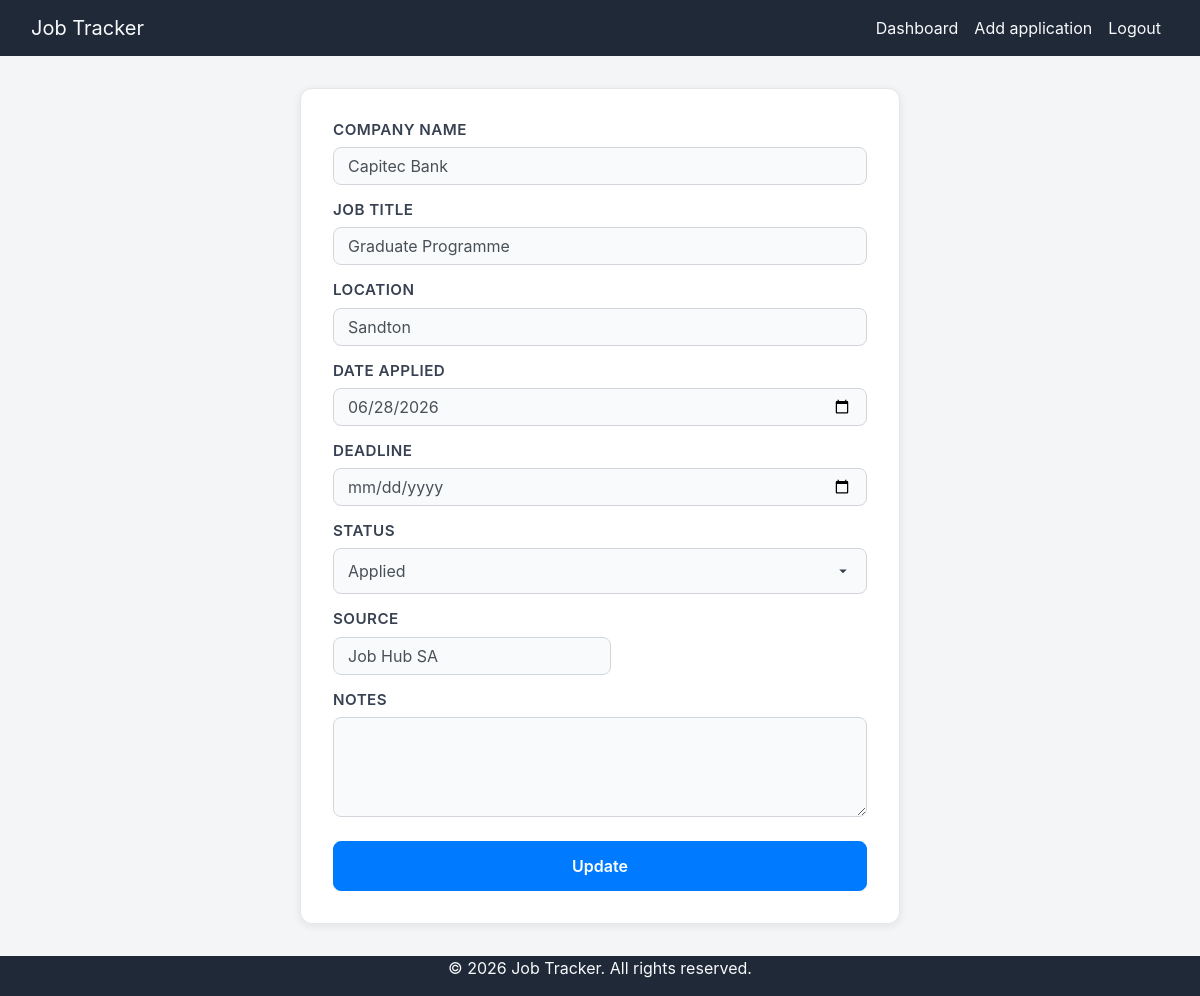
/edit/4 (signed in), run on the app's committed database.
### tables this page shows
CREATE TABLE applications (
            id INTEGER PRIMARY KEY AUTOINCREMENT,
            user_id INTEGER NOT NULL REFERENCES users(id),
            company TEXT NOT NULL,
            title TEXT NOT NULL,
            location TEXT,
            date TEXT NOT NULL,
            deadline TEXT,
            status TEXT NOT NULL DEFAULT 'applied',
            source TEXT,
            notes TEXT
        );

### app.py (the view, shortened to what this page needs)
@app.route("/edit/<id>", methods = ["GET", "POST"])
def edit(id):
    if "user_id" not in session:
        return redirect(url_for("login"))
    if request.method == "GET":
        conn = sqlite3.connect("tracker.db")
        conn.row_factory = sqlite3.Row
        cursor = conn.cursor()
        cursor.execute("SELECT * FROM applications WHERE id = ? AND user_id = ?", (id, session["user_id"]))
        application = cursor.fetchone()
        conn.close()
        return render_template("edit.html", application = application)

### templates/edit.html (shortened to what this page needs)
{% extends "layout.html" %}
{% block main %}
    <form action="{{url_for('edit', id=application.id)}}" method="post">
        <div class="mb-3">
            <h2>Company name</h2>
            <input type="text" autocomplete="off" autofocus class="form-control" name="company" value="{{ application.company }}">
        </div>
        <div class="mb-3">
            <h2>Job title</h2>
            <input class="form-control" type="text" name="title" value="{{ application.title }}">
        </div>
        <div class="mb-3">
            <h2>Location</h2>
            <input type="text" autofocus class="form-control" name="location" value="{{ application.location }}">
        </div>
        <div class="mb-3">
            <h2>Date applied</h2>
            <input class="form-control" type="date" name="date" placeholder="dd/mm/yyyy" value="{{ application.date }}">
        </div>
        <div class="mb-3">
            <h2>Deadline</h2>
            <input class="form-control" type="date" name="deadline" placeholder="dd/mm/yyyy" value="{{ application.deadline }}">
        </div>
        <h2>Status</h2>
        <select class="form-control" name="status" value="{{ application.status }}">
            <option value="Applied" {{ 'selected' if application.status=='Applied' }}>Applied</option>
        </select>
        <div class="mb-3">
            <h2>Source</h2>
            <input class="form-control w-auto" type="text" name="source" value="{{ application.source }}">
        </div>
        <div class="mb-3">
            <h2>Notes</h2>
            <textarea class="form-control" type="text" name="notes" rows="3" {{ application.notes }}></textarea>
        </div>
        <button class="btn btn-primary" type="submit">Update</button>
    </form>
{% endblock %}

### static/styles.css (style rules this page uses)
.form-control { background-color: #d1d5db; max-width: 1000px; padding-right: 100px; border-radius: 15px; border: #d1d5db; }
html, body { background-color: #f4f5f7; min-height: 100vh; margin: 0; display: flex; flex-direction: column; }
body { font-family: -apple-system, BlinkMacSystemFont, "Segoe UI", Roboto, Helvetica, Arial, sans-serif; }
form { max-width: 600px; margin: 32px auto; background: #ffffff; border-radius: 12px; padding: 32px; box-shadow: 0 2px 8px rgba(0, 0, 0, 0.08); border: 1px solid #e5e7eb; }
form .mb-3 h2, form > h2 { font-size: 0.95rem; font-weight: 600; color: #374151; text-transform: uppercase; letter-spacing: 0.03em; margin-bottom: 8px; }
form .form-control { border: 1px solid #d1d5db; border-radius: 8px; padding: 10px 14px; font-size: 1rem; background-color: #f9fafb; transition: border-color 0.15s ease, box-shadow 0.15s ease; }
form select.form-control { margin-bottom: 16px; appearance: none; background-repeat: no-repeat; background-position: right 14px center; background-size: 18px; }
form textarea.form-control { resize: vertical; min-height: 100px; }
form .btn-primary { width: 100%; padding: 12px; font-size: 1rem; font-weight: 600; border-radius: 8px; margin-top: 8px; }
form select.form-control { height: auto; padding-top: 10px; padding-bottom: 10px; line-height: 1.5; }
form select.form-control option { color: #1f2937; }

### data on the page
applications: company "Capitec Bank", title "Graduate Programme", location "Sandton", date "06/28/2026", status "Applied", source "Job Hub SA"
